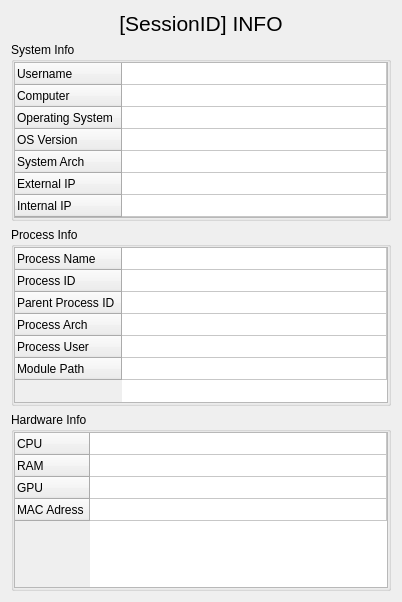
<?xml version="1.0" encoding="UTF-8"?>
<ui version="4.0">
 <class>Form</class>
 <widget class="QWidget" name="Form">
  <property name="geometry">
   <rect>
    <x>0</x>
    <y>0</y>
    <width>402</width>
    <height>602</height>
   </rect>
  </property>
  <property name="windowTitle">
   <string>Form</string>
  </property>
  <layout class="QGridLayout" name="gridLayout_4">
   <item row="2" column="0">
    <widget class="QGroupBox" name="ProcessInfoGroup">
     <property name="title">
      <string>Process Info</string>
     </property>
     <layout class="QGridLayout" name="gridLayout_3">
      <property name="leftMargin">
       <number>0</number>
      </property>
      <property name="topMargin">
       <number>0</number>
      </property>
      <property name="rightMargin">
       <number>0</number>
      </property>
      <property name="bottomMargin">
       <number>0</number>
      </property>
      <property name="spacing">
       <number>0</number>
      </property>
      <item row="0" column="0">
       <widget class="QTableWidget" name="ProcessInfoTable">
        <attribute name="horizontalHeaderVisible">
         <bool>false</bool>
        </attribute>
        <attribute name="horizontalHeaderMinimumSectionSize">
         <number>26</number>
        </attribute>
        <attribute name="horizontalHeaderStretchLastSection">
         <bool>true</bool>
        </attribute>
        <attribute name="verticalHeaderMinimumSectionSize">
         <number>19</number>
        </attribute>
        <attribute name="verticalHeaderDefaultSectionSize">
         <number>22</number>
        </attribute>
        <row>
         <property name="text">
          <string>Process Name</string>
         </property>
        </row>
        <row>
         <property name="text">
          <string>Process ID</string>
         </property>
        </row>
        <row>
         <property name="text">
          <string>Parent Process ID</string>
         </property>
        </row>
        <row>
         <property name="text">
          <string>Process Arch</string>
         </property>
        </row>
        <row>
         <property name="text">
          <string>Process User</string>
         </property>
        </row>
        <row>
         <property name="text">
          <string>Module Path</string>
         </property>
        </row>
        <column>
         <property name="text">
          <string>Value</string>
         </property>
        </column>
       </widget>
      </item>
     </layout>
    </widget>
   </item>
   <item row="3" column="0">
    <widget class="QGroupBox" name="HardwareInfoGroup">
     <property name="title">
      <string>Hardware Info</string>
     </property>
     <layout class="QGridLayout" name="gridLayout_2">
      <property name="leftMargin">
       <number>0</number>
      </property>
      <property name="topMargin">
       <number>0</number>
      </property>
      <property name="rightMargin">
       <number>0</number>
      </property>
      <property name="bottomMargin">
       <number>0</number>
      </property>
      <property name="spacing">
       <number>0</number>
      </property>
      <item row="1" column="0">
       <widget class="QTableWidget" name="HardwareInfoTable">
        <attribute name="horizontalHeaderVisible">
         <bool>false</bool>
        </attribute>
        <attribute name="horizontalHeaderMinimumSectionSize">
         <number>26</number>
        </attribute>
        <attribute name="horizontalHeaderStretchLastSection">
         <bool>true</bool>
        </attribute>
        <attribute name="verticalHeaderMinimumSectionSize">
         <number>19</number>
        </attribute>
        <attribute name="verticalHeaderDefaultSectionSize">
         <number>22</number>
        </attribute>
        <attribute name="verticalHeaderStretchLastSection">
         <bool>false</bool>
        </attribute>
        <row>
         <property name="text">
          <string>CPU</string>
         </property>
        </row>
        <row>
         <property name="text">
          <string>RAM</string>
         </property>
        </row>
        <row>
         <property name="text">
          <string>GPU</string>
         </property>
        </row>
        <row>
         <property name="text">
          <string>MAC Adress</string>
         </property>
        </row>
        <column>
         <property name="text">
          <string>Title</string>
         </property>
        </column>
       </widget>
      </item>
     </layout>
    </widget>
   </item>
   <item row="1" column="0">
    <widget class="QGroupBox" name="SystemInfoGroup">
     <property name="title">
      <string>System Info</string>
     </property>
     <layout class="QGridLayout" name="gridLayout">
      <property name="leftMargin">
       <number>0</number>
      </property>
      <property name="topMargin">
       <number>0</number>
      </property>
      <property name="rightMargin">
       <number>0</number>
      </property>
      <property name="bottomMargin">
       <number>0</number>
      </property>
      <property name="spacing">
       <number>0</number>
      </property>
      <item row="0" column="0">
       <widget class="QTableWidget" name="SystemInfoTable">
        <attribute name="horizontalHeaderVisible">
         <bool>false</bool>
        </attribute>
        <attribute name="horizontalHeaderMinimumSectionSize">
         <number>26</number>
        </attribute>
        <attribute name="horizontalHeaderStretchLastSection">
         <bool>true</bool>
        </attribute>
        <attribute name="verticalHeaderMinimumSectionSize">
         <number>19</number>
        </attribute>
        <attribute name="verticalHeaderDefaultSectionSize">
         <number>22</number>
        </attribute>
        <row>
         <property name="text">
          <string>Username</string>
         </property>
        </row>
        <row>
         <property name="text">
          <string>Computer</string>
         </property>
        </row>
        <row>
         <property name="text">
          <string>Operating System</string>
         </property>
        </row>
        <row>
         <property name="text">
          <string>OS Version</string>
         </property>
        </row>
        <row>
         <property name="text">
          <string>System Arch</string>
         </property>
        </row>
        <row>
         <property name="text">
          <string>External IP</string>
         </property>
        </row>
        <row>
         <property name="text">
          <string>Internal IP</string>
         </property>
        </row>
        <column>
         <property name="text">
          <string>Title</string>
         </property>
        </column>
       </widget>
      </item>
     </layout>
    </widget>
   </item>
   <item row="0" column="0">
    <widget class="QLabel" name="label">
     <property name="text">
      <string>&lt;html&gt;&lt;head/&gt;&lt;body&gt;&lt;p align=&quot;center&quot;&gt;&lt;span style=&quot; font-size:16pt;&quot;&gt;[SessionID] INFO&lt;/span&gt;&lt;/p&gt;&lt;/body&gt;&lt;/html&gt;</string>
     </property>
    </widget>
   </item>
  </layout>
 </widget>
 <resources/>
 <connections/>
</ui>
